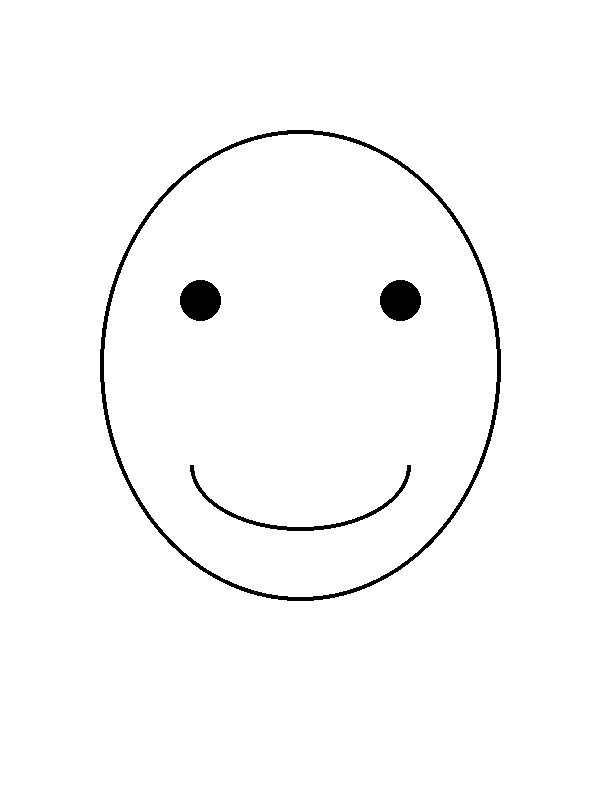
#> input picture examples/portrait_source.jpg, 600 x 800 px
$ python trace_image.py examples/portrait_source.jpg --output out.png
#> lines starting #> are read from the running program, lines starting #| are printed output that depends on the picture; after the words box and inside, x2 and y2 are one past the last pixel; in counts of white or black regions, pixels touching at a corner belong together
"""Extract centerline strokes from dark line art on a light background.

python trace_image.py portrait.jpg --output portrait.svg
Uses NumPy, SciPy and Pillow. No external vectorization service.
"""
from pathlib import Path
import argparse
import json
import xml.etree.ElementTree as ET
import numpy as np
from scipy import ndimage
from PIL import Image, ImageOps


def thin(mask):
    """Zhang–Suen skeletonization; preserves the centers of the drawn strokes."""
    img=np.pad(mask.astype(bool),1)
    while True:
        changed=False
        for second in [False,True]:
            p=img[1:-1,1:-1]
            neighbors=[img[:-2,1:-1],img[:-2,2:],img[1:-1,2:],img[2:,2:],
                       img[2:,1:-1],img[2:,:-2],img[1:-1,:-2],img[:-2,:-2]]
            count=sum(n.astype(np.uint8) for n in neighbors)
            turns=sum((~a&b).astype(np.uint8) for a,b in zip(neighbors,neighbors[1:]+neighbors[:1]))
            n,e,s,w=neighbors[0],neighbors[2],neighbors[4],neighbors[6]
            triple=(~(n&e&w)&~(n&s&w)) if second else (~(n&e&s)&~(e&s&w))
            remove=p&(count>=2)&(count<=6)&(turns==1)&triple
            if remove.any():p[remove]=False;changed=True
        if not changed:return img[1:-1,1:-1]


# [17 lines left out: function simplify, not called in this run]


def extract_strokes(skeleton,min_stroke=6,smoothing=1,tolerance=.55):
    ys,xs=np.where(skeleton)
    coords=list(zip(ys.tolist(),xs.tolist()))
    ids={point:i for i,point in enumerate(coords)}
    graph=[set() for _ in coords]
    for i,(y,x) in enumerate(coords):
        for dy,dx in [(0,1),(1,0),(1,1),(1,-1)]:
            j=ids.get((y+dy,x+dx))
            if j is None:continue
            # Avoid artificial triangles on a one-pixel staircase.
            if dx and dy and ((y+dy,x) in ids or (y,x+dx) in ids):continue
            graph[i].add(j);graph[j].add(i)
    # Remove very short dangling skeleton spurs, mostly raster junction artifacts.
    for _ in range(2):
        remove=[]
        for start,adj in enumerate(graph):
            if len(adj)!=1:continue
            route=[start];prev=None;cur=start
            while len(route)<=4:
                candidates=graph[cur]-({prev} if prev is not None else set())
                if not candidates:break
                nxt=next(iter(candidates));prev,cur=cur,nxt
                if len(graph[cur])!=2:break
                route.append(cur)
            if len(route)<=min(3,min_stroke/2) and len(graph[cur])>2:remove.extend(route)
        for i in remove:
            for j in list(graph[i]):graph[j].discard(i)
            graph[i].clear()
    used=set();routes=[]
    def edge(a,b):return (min(a,b),max(a,b))
    # [9 lines left out: function walk, not called in this run]
    for i,adj in enumerate(graph):
        if len(adj)==2:continue
        for j in sorted(adj):
            if edge(i,j) not in used:routes.append(walk(i,j))
    for i,adj in enumerate(graph):
        for j in sorted(adj):
            if edge(i,j) not in used:routes.append(walk(i,j))
    strokes=[]
    for route in routes:
        z=np.array([complex(coords[i][1],coords[i][0]) for i in route])
        if len(z)<3 or abs(np.diff(z)).sum()<min_stroke:continue
        # Subpixel smoothing removes the bitmap staircase without changing the drawing.
        closed=abs(z[0]-z[-1])<1.5
        mode='wrap' if closed else 'nearest'
        sm=(ndimage.gaussian_filter1d(z.real,smoothing,mode=mode)+1j*ndimage.gaussian_filter1d(z.imag,smoothing,mode=mode)) if smoothing>0 else z.copy()
        if closed:sm[-1]=sm[0]
        else:sm[0]=z[0];sm[-1]=z[-1]
        sm=simplify(sm,tolerance)
        if len(sm)>=2:strokes.append(sm)
    return strokes


# [55 lines left out: functions edge_mask, outline_strokes, not called in this run]


# Extraction settings are shared by preview, CLI and exported videos.
DEFAULT_TRACE={
    'threshold_method':'auto','threshold':180,'polarity':'auto','adaptive_offset':8.,
    'max_size':1800,'min_component':4,'min_stroke':3.,'smoothing':.65,'simplify':.35,
    'gap_close':0,'edge_sigma':0.,'edge_quantile':0.,'max_strokes':0,
    'preserve_accents':True,'exclude_regions':[],
}


TRACE_PRESETS={
    'Automatique · préserver les détails':('auto','medium',{}),
    'Portrait / dessin au trait':('lineart','high',{'min_component':3,'min_stroke':2.,'smoothing':.5,'simplify':.2}),
    'Silhouette / logo plein':('outline','high',{'min_component':4,'min_stroke':2.,'smoothing':.35,'simplify':.25,'preserve_accents':False}),
    'Photo · détails fins':('edges','high',{'min_component':4,'min_stroke':3.,'max_strokes':0,'max_size':1600}),
    'Ancien tracé · seuil 180':('lineart','medium',{'threshold_method':'global','threshold':180,'min_component':16,'min_stroke':6.,'smoothing':1.,'simplify':.55}),
}


def trace_settings(value=None):
    from copy import deepcopy
    if value is not None and not isinstance(value,dict):raise ValueError('trace doit être un objet JSON.')
    value=value or {};unknown=set(value)-set(DEFAULT_TRACE)
    if unknown:raise ValueError('Réglages de détection inconnus : '+', '.join(sorted(unknown)))
    c={**deepcopy(DEFAULT_TRACE),**deepcopy(value)}
    for key,allowed in [('threshold_method',{'auto','global','adaptive'}),('polarity',{'auto','dark','light'})]:
        if c[key] not in allowed:raise ValueError('Valeur incorrecte pour trace.'+key)
    for key,low,high,integer in [('threshold',1,254,True),('adaptive_offset',0,40,False),
            ('max_size',256,4096,True),('min_component',1,1000,True),('min_stroke',0,100,False),
            ('smoothing',0,3,False),('simplify',0,5,False),('gap_close',0,3,True),
            ('edge_sigma',0,5,False),('edge_quantile',0,.99,False),('max_strokes',0,10000,True)]:
        v=c[key]
        if isinstance(v,bool) or not isinstance(v,(int,float)) or not np.isfinite(v) or not low<=v<=high or (integer and type(v) is not int):
            raise ValueError(f'trace.{key} : valeur entre {low} et {high}'+(' (entier).' if integer else '.'))
    if type(c['preserve_accents']) is not bool:raise ValueError('trace.preserve_accents doit être vrai ou faux.')
    if not isinstance(c['exclude_regions'],list) or len(c['exclude_regions'])>100:raise ValueError('Au plus 100 zones à ignorer.')
    for box in c['exclude_regions']:
        if not isinstance(box,list) or len(box)!=4 or any(isinstance(v,bool) or not isinstance(v,(float,int)) or not np.isfinite(v) or not 0<=v<=1 for v in box) or not(box[0]<box[2] and box[1]<box[3]):
            raise ValueError('Chaque zone ignorée doit être [gauche, haut, droite, bas], entre 0 et 1.')
    return c


def open_raster(file,max_size=1800):
    with Image.open(file) as original:im=ImageOps.exif_transpose(original).convert('RGBA')
    rgba=np.array(im);visible=rgba[:,:,3]>128
    light=visible.any() and np.mean(rgba[:,:,:3][visible])>170 and not visible.all()
    bg=Image.new('RGBA',im.size,'black' if light else 'white')
    im=Image.alpha_composite(bg,im).convert('RGB')
    im.thumbnail((max_size,max_size),Image.Resampling.LANCZOS)
    return im


def otsu_threshold(gray):
    hist=np.bincount(gray.ravel(),minlength=256).astype(float)
    weight=np.cumsum(hist);moment=np.cumsum(hist*np.arange(256));den=weight*(weight[-1]-weight)
    score=np.divide((moment[-1]*weight-moment*weight[-1])**2,den,out=np.zeros(256),where=den>0)
    return int(np.argmax(score))+1


def detect_mode(gray):
    middle=float(np.mean((gray>35)&(gray<220)));white=float(np.mean(gray>220));black=float(np.mean(gray<35))
    # Antialiased/grey pencil strokes on mostly blank paper are still line art.
    # A global fraction of intermediate pixels alone misclassifies blurred scans.
    threshold=otsu_threshold(gray);foreground=float(np.mean(gray<min(210,threshold)))
    lineart=(middle<.09 and white>.001 and black>.001) or (white>.65 and .0002<foreground<.28 and threshold<215)
    return ('lineart' if lineart else 'edges'),{'intermediate_fraction':round(middle,4),
        'light_fraction':round(white,4),'dark_fraction':round(black,4),'otsu_threshold':threshold}


def trace(input_file,output_file,threshold=None,min_component=None,mode='lineart',detail='medium',options=None):
    """One extraction path for all entry points; filtering is explicit and reported."""
    c=trace_settings(options)
    if threshold is not None:c.update(threshold=threshold,threshold_method='global')
    if min_component is not None:c['min_component']=min_component
    c=trace_settings(c)
    if mode not in {'auto','lineart','outline','edges'} or detail not in {'low','medium','high'}:raise ValueError('Mode ou niveau de détails inconnu.')
    im=open_raster(input_file,c['max_size']);gray=np.asarray(im.convert('L'))
#> in open_raster, original is the input picture: PIL image 600x800 RGB; min 0, max 255, mean 250.2
#> in open_raster, `visible = rgba[:, :, 3] > 128`: visible: shape (800, 600) bool; every value is 1
#> in open_raster, `light=visible.any() and np.mean(rgba[:,:,:3][visible])>170 and not vis..`: light = False
#> in open_raster, `bg=Image.new('RGBA',im.size,'black' if light else 'white')`: bg: PIL image 600x800 RGBA; every value is 255
    automatic,analysis=detect_mode(gray);requested=mode
#> in detect_mode, `middle = float(np.mean((gray > 35) & (gray < 220)))`: middle = 0
#> in detect_mode, `white = float(np.mean(gray > 220))`: white = 0.981
#> in detect_mode, `black = float(np.mean(gray < 35))`: black = 0.0187
#> in otsu_threshold, `hist=np.bincount(gray.ravel(),minlength=256).astype(float)`: hist = 256 values, max 465204 at index 255, min 0 at index 8, mean 1875
#> in otsu_threshold, `weight = np.cumsum(hist)`: weight = 256 values from 6482 to 480000
#> in otsu_threshold, `moment = np.cumsum(hist * np.arange(256))`: moment = 256 values from 0 to 120102369
#> in otsu_threshold, `den = weight * (weight[-1] - weight)`: den = 256 values, max 6.88e+09 at index 254, min 0 at index 255, mean 4.23e+09
#> in otsu_threshold, `score=np.divide((moment[-1]*weight-moment*weight[-1])**2,den,out=np.ze..`: score = 256 values, max 2.74e+14 at index 7, min 0 at index 255, mean 2.72e+14
#> in detect_mode, `threshold = otsu_threshold(gray)`: threshold = 8
#> in detect_mode, `foreground = float(np.mean(gray < min(210, threshold)))`: foreground = 0.0187
#> in detect_mode, `lineart=(middle<.09 and white>.001 and black>.001) or (white>.65 and ...`: lineart = True
#> after `automatic, analysis = detect_mode(gray)`: automatic = 'lineart'; analysis = {'intermediate_fraction': 0, 'light_fraction': 0.981, 'dark_fraction': 0.0187, 'otsu_threshold': 8}
    if mode=='auto':mode=automatic
#> mode = 'lineart'
    if c['polarity']=='light' or (c['polarity']=='auto' and np.median(np.r_[gray[0],gray[-1],gray[:,0],gray[:,-1]])<128):gray=255-gray
    effective_threshold=c['threshold'];method=c['threshold_method']
    if mode=='edges':ink=edge_mask(gray,detail,c['edge_sigma'],c['edge_quantile'])
    else:
        if method=='auto':
            # Otsu adapts to pale strokes instead of imposing a hard-coded 180.
            effective_threshold=max(32,min(245,otsu_threshold(gray)))
#> effective_threshold = 32
            ink=gray<effective_threshold
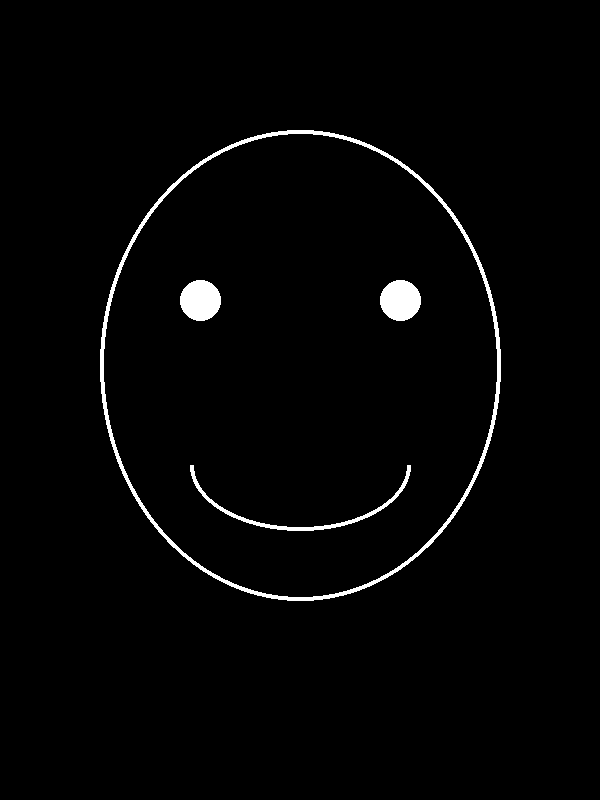
#> ink: shape (800, 600) bool; 1.9% white; 4 white regions, box (x1, y1, x2, y2) and area: (100, 130, 501, 601) 5288, (180, 280, 221, 321) 1313, (380, 280, 421, 321) 1313, (190, 465, 411, 531) 1072
        elif method=='adaptive':
            background=ndimage.gaussian_filter(gray.astype(float),sigma=max(8,min(gray.shape)/35))
            ink=gray.astype(float)<background-c['adaptive_offset']
        else:ink=gray<effective_threshold
    if c['gap_close']:ink=ndimage.binary_closing(ink,iterations=c['gap_close'])
    for left,top,right,bottom in c['exclude_regions']:
        ink[int(top*ink.shape[0]):int(np.ceil(bottom*ink.shape[0])),int(left*ink.shape[1]):int(np.ceil(right*ink.shape[1]))]=False
    labels,n=ndimage.label(ink,np.ones((3,3)));sizes=np.bincount(labels.ravel());sizes[0]=0
#> after `labels, n = ndimage.label(ink, np.ones((3, 3)))`:
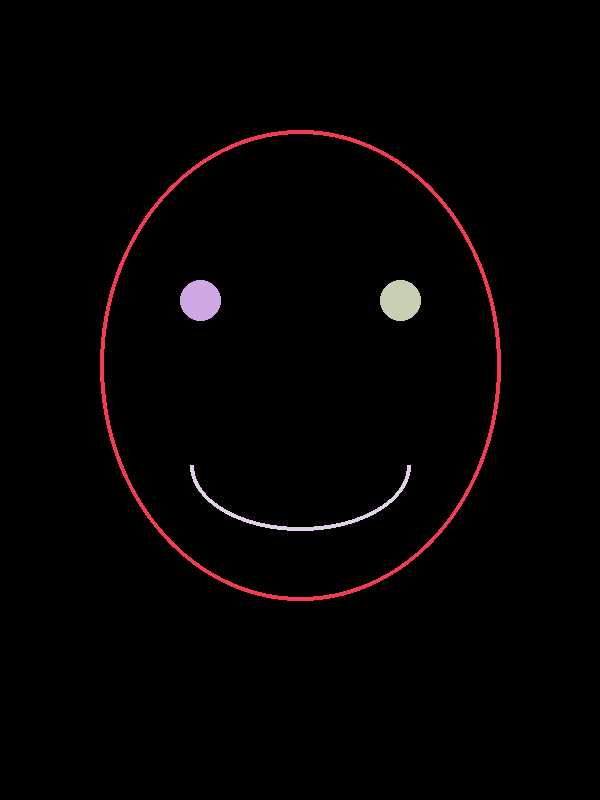
#> labels: shape (800, 600) int32; 5 distinct labels, from 0 to 4; one colour per label, 0 black
#> after `labels, n = ndimage.label(ink, np.ones((3, 3)))`: n = 4
#> after `sizes = np.bincount(labels.ravel())`: sizes = [471014, 5288, 1313, 1313, 1072]
    removed_components=int(np.count_nonzero((sizes>0)&(sizes<c['min_component'])))
#> removed_components = 0
    ink=sizes[labels]>=c['min_component']
    distance=None
    if requested=='auto' and mode=='lineart' and ink.mean()>.12:
        distance=ndimage.distance_transform_edt(ink);widths=distance[ink]
        if len(widths) and np.quantile(widths,.75)>3:mode='outline'
    skeleton=np.zeros_like(ink) if mode=='outline' else thin(ink)
#> in thin, `img=np.pad(mask.astype(bool),1)`:
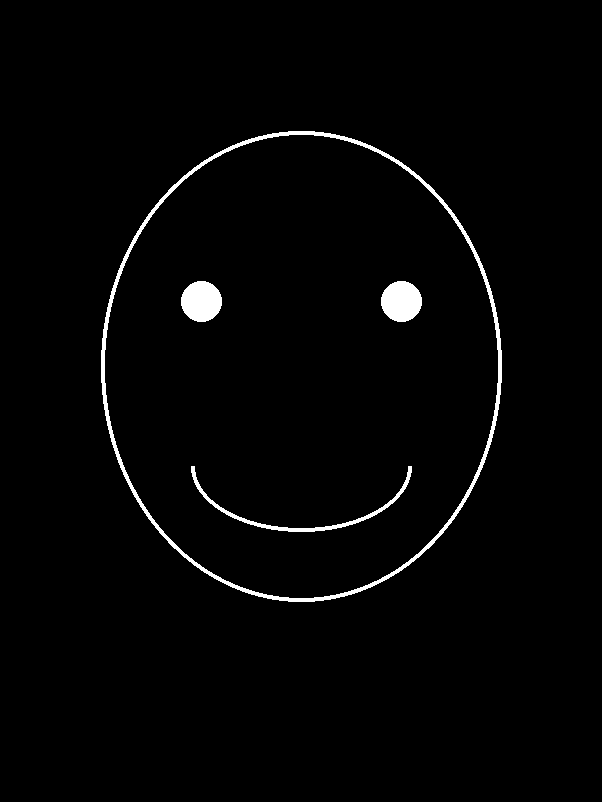
#> img: shape (802, 602) bool; 1.9% white; 4 white regions, box (x1, y1, x2, y2) and area: (101, 131, 502, 602) 5288, (181, 281, 222, 322) 1313, (381, 281, 422, 322) 1313, (191, 466, 412, 532) 1072
#> after the loop in thin, `while True:`:
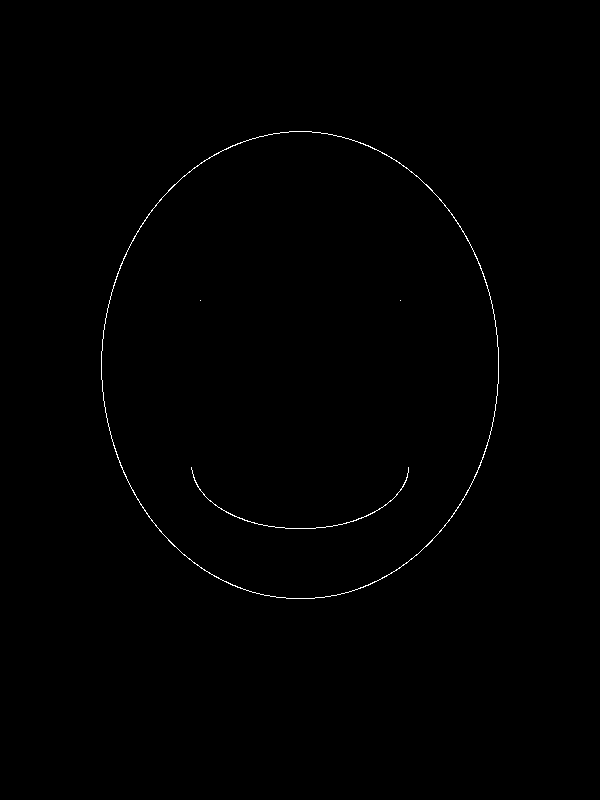
#> p: shape (800, 600) bool; 0.36% white in thin lines or dots, all inside (x1, y1, x2, y2) = (101, 131, 499, 599)
    strokes=(outline_strokes(ink,c['min_stroke'],c['smoothing'],c['simplify']) if mode=='outline'
             else extract_strokes(skeleton,c['min_stroke'],c['smoothing'],c['simplify']))
#> in extract_strokes, `ys,xs=np.where(skeleton)`: ys = 1707 values from 131 to 598; xs = 1707 values, max 498 at index 674, min 101 at index 681, mean 300
#> in extract_strokes, `coords=list(zip(ys.tolist(),xs.tolist()))`: coords = 1707 pairs, first value 131 to 598, second value 101 to 498
#> in extract_strokes, `ids={point:i for i,point in enumerate(coords)}`: ids = 1707 items
#> the loop in extract_strokes, `for i,(y,x) in enumerate(coords):` made 1707 passes
#> (y, x) on passes 1 to 3: (131, 289), (131, 290), (131, 291)
    accent_count=0
    if c['preserve_accents'] and mode=='lineart':
        # Large filled areas and tiny isolated pupils both collapse under thinning.
        distance=ndimage.distance_transform_edt(ink)
        peaks=(distance==ndimage.maximum_filter(distance,size=21))&(distance>=8)
        peak_labels,large_count=ndimage.label(peaks,np.ones((3,3)))
        centers=[]
        for label in range(1,large_count+1):
            yy,xx=np.where(peak_labels==label);j=int(np.argmax(distance[yy,xx]));centers.append((xx[j],yy[j],distance[yy[j],xx[j]]))
        compact_labels,compact_count=ndimage.label(ink,np.ones((3,3)))
        for label,box in enumerate(ndimage.find_objects(compact_labels),1):
            if box is None:continue
            sy,sx=box;h,w=sy.stop-sy.start,sx.stop-sx.start
            if max(h,w)>20 or max(h,w)>2*max(1,min(h,w)):continue
            region=compact_labels[box]==label
            if np.count_nonzero(skeleton[box]&region)>2:continue
            local=np.where(region,distance[box],0);y,x=np.unravel_index(np.argmax(local),local.shape)
            if local[y,x]>=1 and sizes[labels[sy.start+y,sx.start+x]]>=c['min_component']:
                centers.append((sx.start+x,sy.start+y,local[y,x]))
        for x,y,radius in centers:
            u=np.linspace(0,1,80);r=radius*.72*(1-u)
            strokes.append(x+1j*y+r*np.exp(1j*(6*np.pi*u-np.pi/2)))
        accent_count=len(centers)
    extracted=len(strokes)
    if c['max_strokes'] and len(strokes)>c['max_strokes']:
        strokes=sorted(strokes,key=lambda z:float(abs(np.diff(z)).sum()),reverse=True)[:c['max_strokes']]
    if not strokes:raise ValueError('Aucun trait détecté. Essayer Dessin au trait, le seuil manuel ou réduire le filtre des petits détails.')
    svg=ET.Element('svg',xmlns='http://www.w3.org/2000/svg',viewBox=f'0 0 {im.width} {im.height}')
    ET.SubElement(svg,'title').text='Centerline strokes extracted locally by ORBITE Studio'
    for i,z in enumerate(strokes):
        d='M '+' L '.join(f'{v.real:.3f},{v.imag:.3f}' for v in z)
        if abs(z[0]-z[-1])<.1:d+=' Z'
        ET.SubElement(svg,'path',id=f'stroke_{i:03d}',d=d,fill='none',stroke='black',
                      attrib={'stroke-width':'1.4','stroke-linecap':'round','stroke-linejoin':'round'})
    output_file=Path(output_file);output_file.parent.mkdir(parents=True,exist_ok=True)
    ET.ElementTree(svg).write(output_file,encoding='utf-8',xml_declaration=True)
    warnings=[]
    if extracted>len(strokes):warnings.append(f'{extracted-len(strokes)} traits supprimés par la limite manuelle ; mettre 0 pour tout conserver.')
    if len(strokes)>600:warnings.append('Beaucoup de traits : vérifier le bruit et prévoir plus de cercles pour les détails.')
    report={'input':str(input_file),'output':str(output_file),'size':list(im.size),
            'strokes':len(strokes),'skeleton_pixels':int(skeleton.sum()),
            'vector_vertices':sum(len(s) for s in strokes),'filled_accents':accent_count,'threshold':effective_threshold,
            'threshold_method':method,'requested_mode':requested,'mode':mode,'detail':detail,
            'extracted_strokes':extracted,'removed_components':removed_components,
            'settings':c,'analysis':analysis,'warnings':warnings}
    output_file.with_suffix('.trace.json').write_text(json.dumps(report,ensure_ascii=False,indent=2),encoding='utf-8')
    return report


# [23 lines left out: functions detection_preview, diagnostic_sheet, not called in this run]


if __name__=='__main__':
    p=argparse.ArgumentParser(description=__doc__)
    p.add_argument('image');p.add_argument('--output',required=True)
    p.add_argument('--threshold',type=int)
    p.add_argument('--mode',choices=['auto','lineart','outline','edges'],default='auto')
    p.add_argument('--detail',choices=['low','medium','high'],default='medium')
    p.add_argument('--settings',help='Fichier JSON des réglages de détection')
    args=p.parse_args()
    options=json.loads(Path(args.settings).read_text()) if args.settings else None
    print(json.dumps(trace(args.image,args.output,args.threshold,mode=args.mode,detail=args.detail,options=options),ensure_ascii=False,indent=2))
